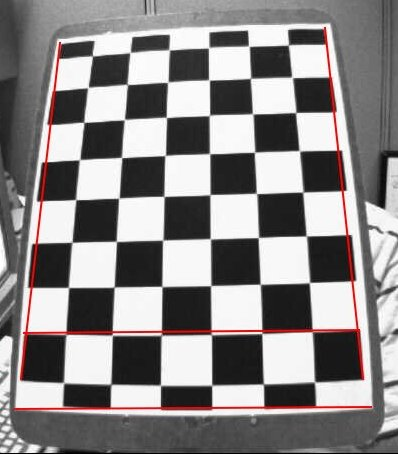
#> input picture photos/checkerboard_1.jpg, 398 x 454 px
$ python cv2_histogram.py
#> lines starting #> are read from the running program, lines starting #| are printed output that depends on the picture
# 直方图

import cv2
import numpy as np
from matplotlib import pyplot as plt


img_rd = cv2.imread("../../photos/checkerboard_1.jpg", 0)
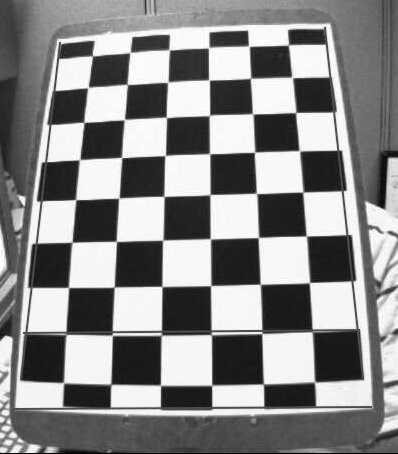
#> img_rd: shape (454, 398); min 0, max 255, mean 136.7
# img_rd = cv2.imread("../../photos/pattern_3.png", 0)
hist = cv2.calcHist([img_rd], [0], None, [256], [0, 256])
#> hist = 256 values, max 13078 at index 248, min 6 at index 6, mean 705.8
hist, bins = np.histogram(img_rd.ravel(), 256, [0, 256])
#> bins = 257 values from 0 to 256

plt.hist(img_rd.ravel(), 256, [0, 256])
plt.show()
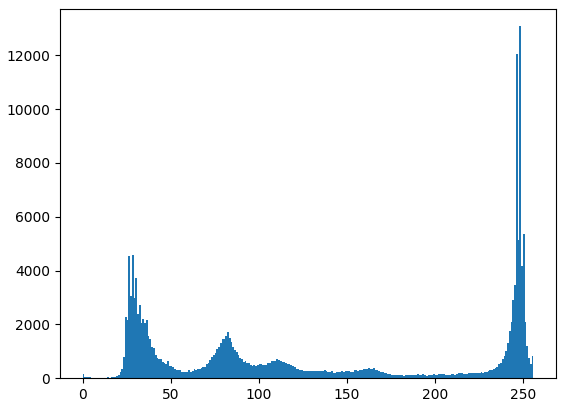
#> figure drawn by matplotlib, 1 panel; tallest bar 13078 high, from x = 248 to 249

$ run again, with photos/checkerboard_2.jpg copied over photos/checkerboard_1.jpg
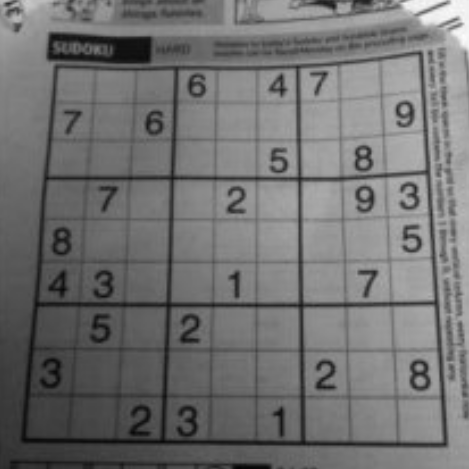
#> input picture photos/checkerboard_2.jpg, 469 x 469 px
#> img_rd is the input picture: shape (469, 469); min 3, max 253, mean 113.5
#> hist = 256 values, max 2600 at index 118, min 0 at index 0, mean 859.2
#> bins = 257 values from 0 to 256
#> `plt.show()`:
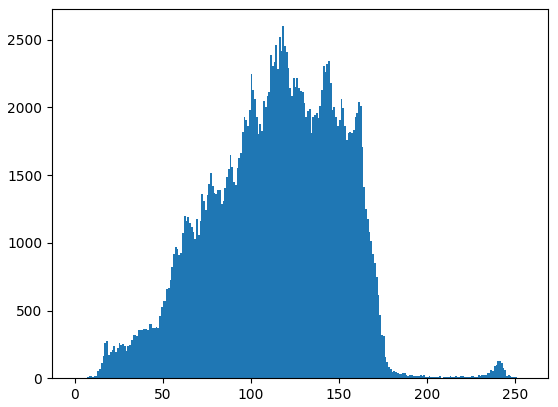
#> figure drawn by matplotlib, 1 panel; tallest bar 2600 high, from x = 118 to 119

$ run again, with photos/checkerboard_3.jpg copied over photos/checkerboard_1.jpg
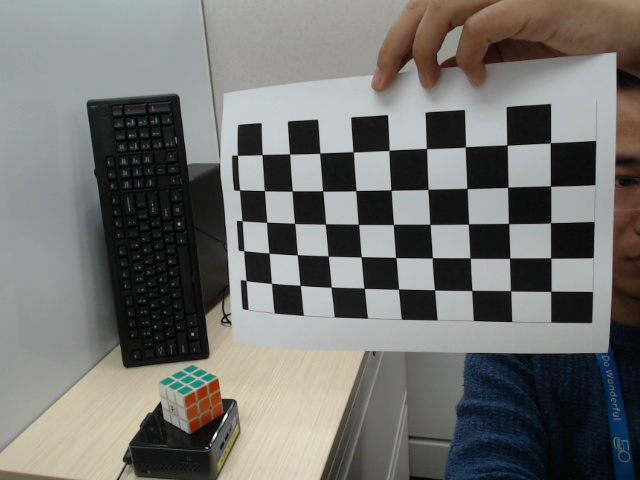
#> input picture photos/checkerboard_3.jpg, 640 x 480 px
#> `img_rd = cv2.imread("../../photos/checkerboard_1.jpg", 0)`:
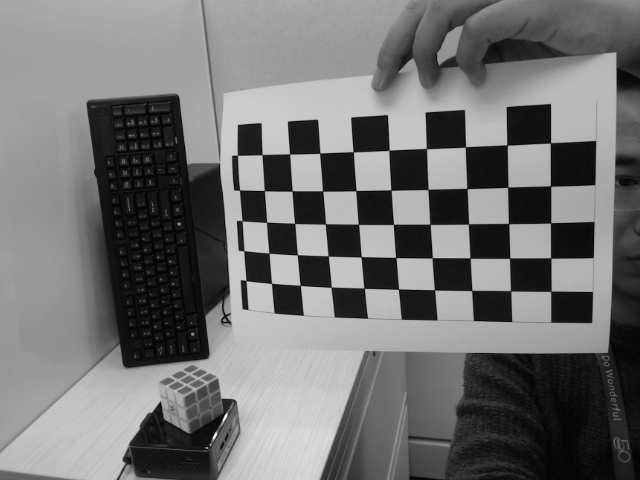
#> img_rd: shape (480, 640); min 0, max 255, mean 113.3
#> hist = 256 values, max 9212 at index 161, min 0 at index 224, mean 1200
#> bins = 257 values from 0 to 256
#> `plt.show()`:
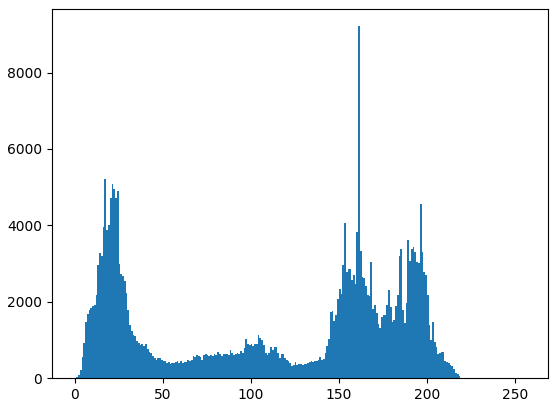
#> figure drawn by matplotlib, 1 panel; tallest bar 9212 high, from x = 161 to 162
